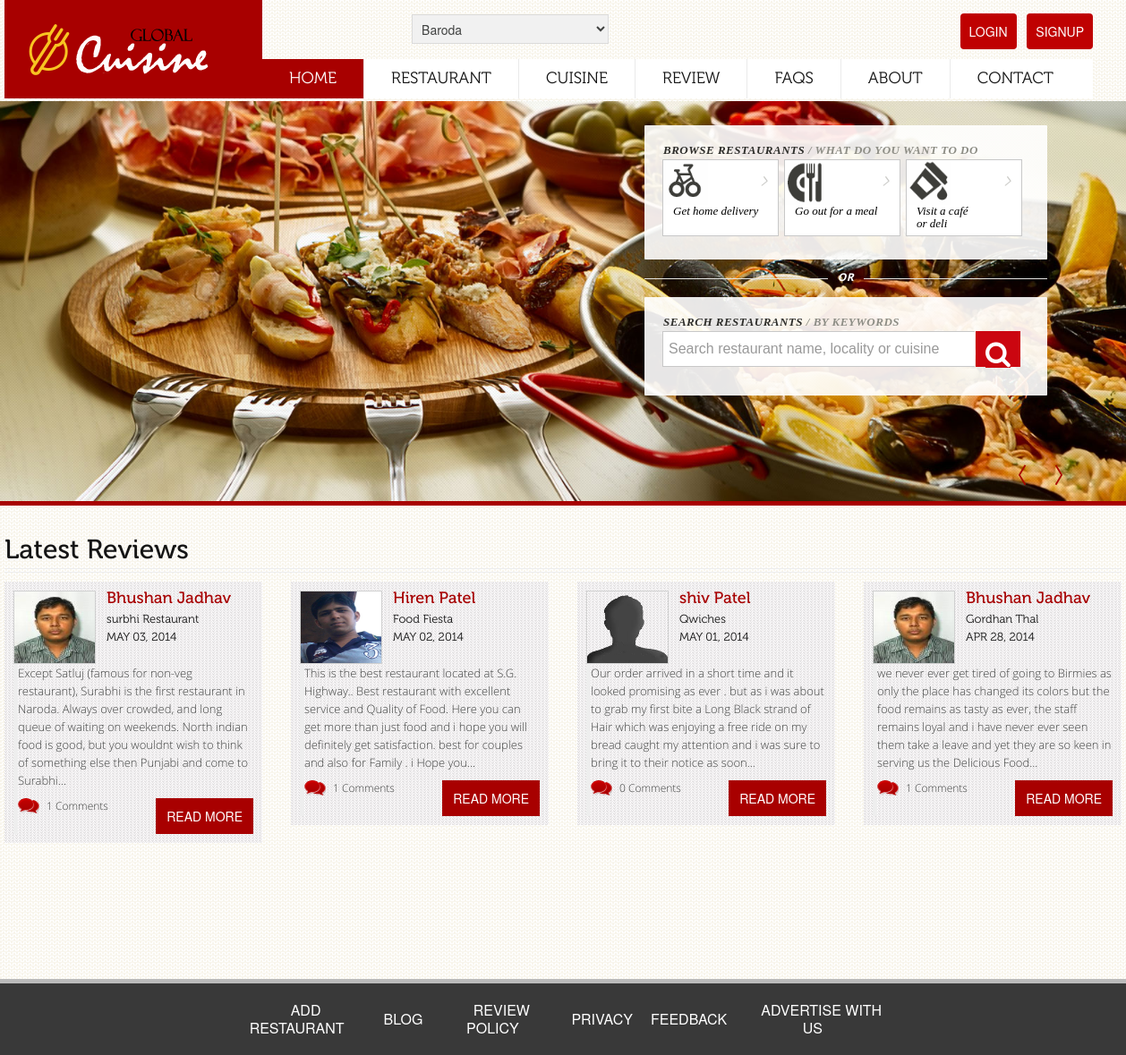
The page / on the database its author committed.
### tables this page shows
CREATE TABLE IF NOT EXISTS `foodie_detail` (
  `foodie_id` int(11) NOT NULL AUTO_INCREMENT,
  `foodie_name` varchar(30) NOT NULL,
  `foodie_email` varchar(50) NOT NULL,
  `foodie_password` varchar(100) NOT NULL,
  `foodie_contact` varchar(10) NOT NULL,
  `foodie_address` varchar(50) NOT NULL,
  `foodie_photo` varchar(50) NOT NULL,
  `foodie_reg_date` timestamp NOT NULL DEFAULT CURRENT_TIMESTAMP,
  `foodie_status` int(1) NOT NULL DEFAULT '0',
  `foodie_gender` varchar(6) NOT NULL,
  `code` varchar(100) NOT NULL,
  PRIMARY KEY (`foodie_id`)
);

CREATE TABLE IF NOT EXISTS `restaurant_detail` (
  `rest_id` int(11) NOT NULL AUTO_INCREMENT,
  `rest_name` varchar(50) NOT NULL,
  `rest_address` text NOT NULL,
  `rest_contact` varchar(15) NOT NULL,
  `rest_cost` int(5) NOT NULL,
  `rest_payment` varchar(30) NOT NULL,
  `rest_reservation` varchar(25) NOT NULL,
  `rest_time1_on` time NOT NULL,
  `rest_time1_off` time NOT NULL,
  `rest_time2_on` time NOT NULL,
  `rest_time2_off` time NOT NULL,
  `city_id` int(11) NOT NULL,
  `locality_id` int(11) NOT NULL,
  `rest_seo_name` varchar(20) NOT NULL,
  `rest_mobile` varchar(15) NOT NULL,
  `rest_cuisine_id` varchar(50) NOT NULL,
  `rest_air_con` int(1) NOT NULL DEFAULT '0',
  `rest_wifi` int(1) NOT NULL DEFAULT '0',
  `rest_live_music` int(1) NOT NULL DEFAULT '0',
  `rest_candle_light` int(1) NOT NULL DEFAULT '0',
  `rest_parking` int(1) NOT NULL DEFAULT '0',
  `rest_dine_in` int(1) NOT NULL DEFAULT '0',
  `rest_delivery` int(1) NOT NULL DEFAULT '0',
  `rest_catering` int(1) NOT NULL DEFAULT '0',
  `rest_take_away` int(1) NOT NULL DEFAULT '0',
  `rest_pure_veg` int(1) NOT NULL DEFAULT '0',
  `rest_bar` int(1) NOT NULL DEFAULT '0',
  `rest_reg_date` timestamp NOT NULL DEFAULT CURRENT_TIMESTAMP ON UPDATE CURRENT_TIMESTAMP,
  `rest_owner` varchar(30) NOT NULL,
  `rest_email` varchar(30) NOT NULL,
  `rest_website` varchar(50) NOT NULL,
  `rest_status` int(1) NOT NULL DEFAULT '0',
  `rest_visit_counter` bigint(20) NOT NULL,
  `rest_password` varchar(60) NOT NULL,
  `code` varchar(100) NOT NULL,
  `rest_map` varchar(600) NOT NULL,
  PRIMARY KEY (`rest_id`)
);

CREATE TABLE IF NOT EXISTS `review` (
  `review_id` int(11) NOT NULL AUTO_INCREMENT,
  `review_text` text NOT NULL,
  `foodie_id` int(11) NOT NULL,
  `rest_id` int(11) NOT NULL,
  `review_date` timestamp NOT NULL DEFAULT CURRENT_TIMESTAMP,
  `review_status` int(1) NOT NULL DEFAULT '0',
  PRIMARY KEY (`review_id`)
);

### class/data-truncate.php (called while the page is built, shortened)
<?php
function truncate($string, $limit, $break=".", $pad="...")
{
  if(false !== ($breakpoint = strpos($string, $break, $limit))) {
    if($breakpoint < strlen($string) - 1) {
      $string = substr($string, 0, $breakpoint) . $pad;
    }
  }
  return $string;
}
?>

### index.php (the view, shortened to what this page needs)
<?php
include './class/data-truncate.php';
?>
<!doctype html>
<html lang="en">
    <head>
        <link rel="stylesheet" type="text/css" href="css/zomato-style.css"/>
<?php
include './theme-part/header-script.php';
?>
    </head>
    <body>
        <div id="wrapper">
            <header id="header">
                <div class="container">
<?php
include './theme-part/header.php';
?>
                </div>
            </header>
                    <?php
                    include './theme-part/slider.php';
                    ?>
            <section id="content" class="container">
                <section class="blog-section">
                    <div class="row-fluid">
                        <div class="span12">
                            <div class="row-fluid">
                                <div class="head">
                                    <h2>Latest Reviews</h2>
                                </div>
                            </div>
                        </div>
                        <div class="row-fluid">
                            <div class="span12">
<?php
$query = "select f.foodie_name,f.foodie_photo,r.rest_name,l.locality_name,rw.*,ct.city_name
                          from foodie_detail f,restaurant_detail r, locality l,review rw,city ct
                          where rw.foodie_id=f.foodie_id and rw.rest_id=r.rest_id and r.locality_id=l.locality_id and l.city_id=ct.city_id and rw.review_status='1' order by rw.review_date desc limit 4";
$result = mysql_query($query) or die(mysql_error());
while ($row = mysql_fetch_array($result)) {
    $month_list = array("JAN", "FEB", "MAR", "APR", "MAY", "JUN", "JUL", "AUG", "SEP", "OCT", "NOV", "DEC");
    $date1 = explode(" ", $row['review_date']);
    $date2 = explode("-", $date1[0]);
    $day = $date2[2];
    $month = $date2[1] + 0;
    $year = $date2[0];
    $foodie_name = $row['foodie_name'];
    $review_id = $row['review_id'];
    $rest_name=$row['rest_name'];
    $foodie_photo = $row['foodie_photo'];
    if ($foodie_photo == "") {
        $foodie_photo = "admin-panel/photo/not_avail.png";
    } else {
        $foodie_photo = "admin-panel/photo/foodie-photo/{$row['foodie_photo']}";
    }
    $data = truncate($row['review_text'], 250, " ");
$query1 = "select count(review_id) as total_comment from comment where review_id='{$review_id}' and comment_status='1'";
$result1 = mysql_query($query1) or die(mysql_error());
$row1 = mysql_fetch_array($result1);
$total_commment = $row1['total_comment'];
    echo " <div class='span3'>
                        <div class='testimonial-inner-box'>
                          <div class='frame'><img src='{$foodie_photo}' style='width:90px;height:80px;' alt='img'></div>
                          <div class='text'>
                            <h3>{$foodie_name}</h3>
                            <strong class='title'>{$rest_name}<br>{$month_list[$month]} {$day}, {$year}</strong>
                            </div>
                          <blockquote class='testimonial-blockquote'>
                            <p> {$data}</p>
                            <a href='#' class='comment'>{$total_commment} Comments</a>
                            <a href='review-detail.php?qry={$review_id}' style='padding: 10px 12px;float:right;background: #a80000;text-transform:uppercase;color:#fff;text-decoration:none;'>Read more</a>
                          </blockquote>
                        </div>
                      </div>";
}
?>
                            </div>
                        </div>
                    </div>
                            </div>
<?php
include './theme-part/footer.php';
?>
    </body>
</html>

### rows shown on the page
foodie_detail: foodie_photo (picture), foodie_name "Bhushan Jadhav", restaurant_detail.rest_name "surbhi Restaurant", review.review_date "MAY", review.review_date "03", review.review_date "2014", review.review_text "Except Satluj (famous for non-veg restaurant), Surabhi is the first restaurant in Naroda. Always over crowded, and long queue of waiting on weekends. North indian food is good, but you wouldnt wish to think of something else then Punjabi and come to Surabhi...", total_commment "1", restaurant_detail.rest_name "Gordhan Thal", review.review_date "APR", review.review_date "28", review.review_text "we never ever get tired of going to Birmies as only the place has changed its colors but the food remains as tasty as ever, the staff remains loyal and i have never ever seen them take a leave and yet they are so keen in serving us the Delicious Food..."
foodie_detail: foodie_photo (picture), foodie_name "Hiren Patel", restaurant_detail.rest_name "Food Fiesta", review.review_date "MAY", review.review_date "02", review.review_date "2014", review.review_text "This is the best restaurant located at S.G. Highway.. Best restaurant with excellent service and Quality of Food. Here you can get more than just food and i hope you will definitely get satisfaction. best for couples and also for Family . i Hope you...", total_commment "1"
foodie_detail: shows a picture, foodie_name "shiv Patel", restaurant_detail.rest_name "Qwiches", review.review_date "MAY", review.review_date "01", review.review_date "2014", review.review_text "Our order arrived in a short time and it looked promising as ever . but as i was about to grab my first bite a Long Black strand of Hair which was enjoying a free ride on my bread caught my attention and i was sure to bring it to their notice as soon...", total_commment "0"

### other values the page prints
form field city_id "Baroda"
